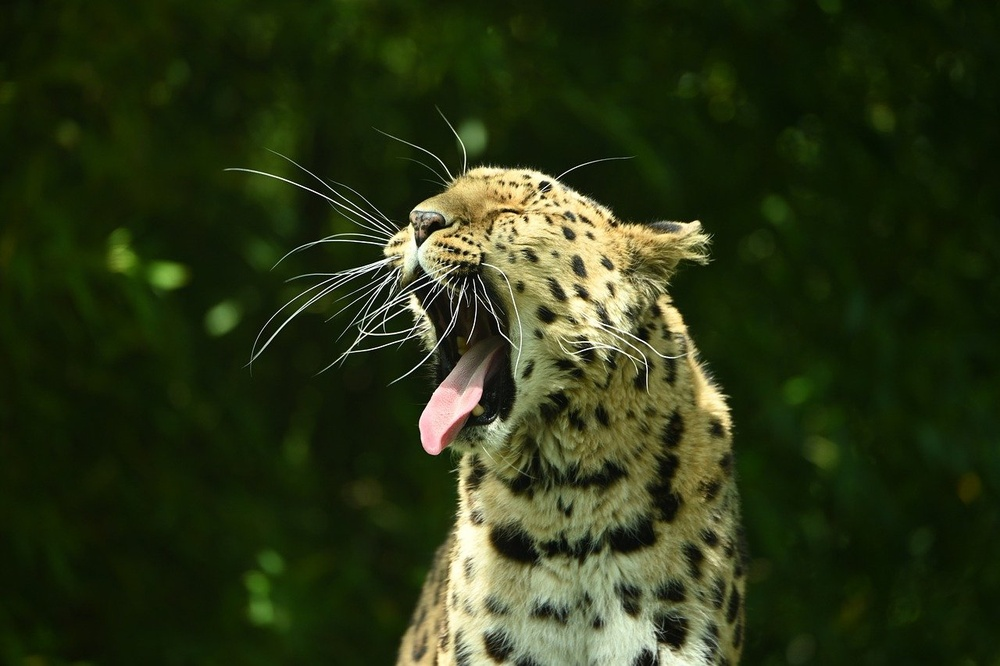
#> input picture api/test-file/amur-leopard-6291995_150.jpg, 1000 x 666 px, shrunk from 1280 x 853 before the run
$ python sift.py ../../api/test-file/amur-leopard-6291995_150.jpg
#> lines starting #> are read from the running program, lines starting #| are printed output that depends on the picture
import numpy as np
import cv2 as cv
import sys
import json
import _pickle as cPickle


img = cv.imread(sys.argv[1])
#> img is the input picture: shape (666, 1000, 3); mean B, G, R 22.2, 52.7, 42.3
gray= cv.cvtColor(img,cv.COLOR_BGR2GRAY)
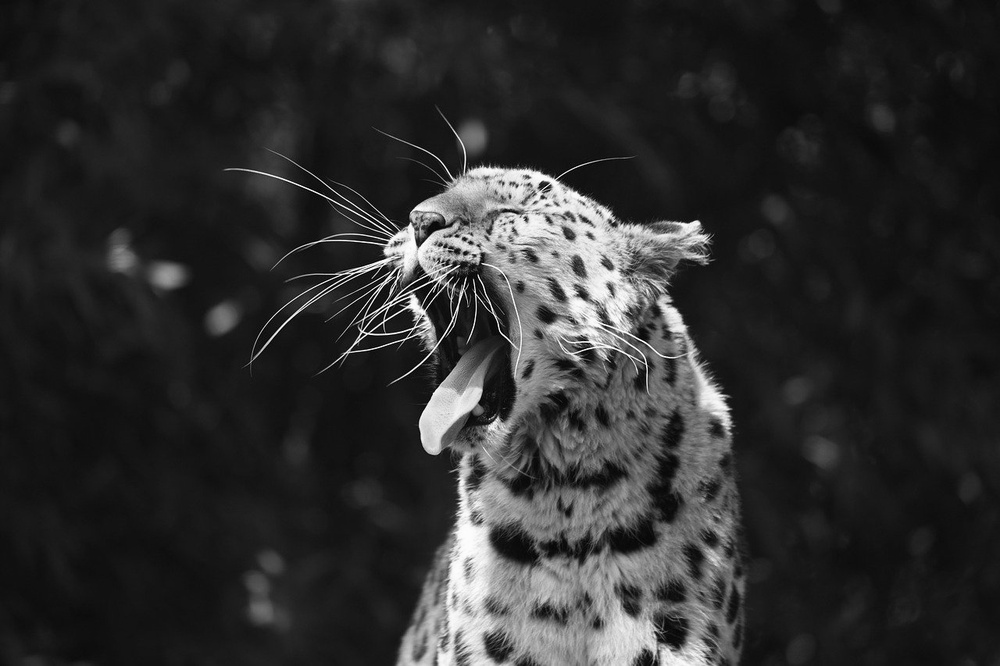
#> gray: shape (666, 1000); min 0, max 255, mean 46.1

sift = cv.SIFT_create()
kp, des = sift.detectAndCompute(gray,None)
#> kp = 1656 keypoints; strongest (x, y, size): (363, 334, 1.9), (464, 239, 3), (542, 197, 2.9), (419, 242, 5.8)


index = []
for point in kp:
    temp = (point.pt, point.size, point.angle, point.response, point.octave,
        point.class_id)
    index.append(temp)
#> this loop made 1656 passes
#> (point, temp) on passes 1 to 3: (keypoint at (67.2, 133.9), size 14.9, ((67.2, 133.9), 14.87, 91.21, 0.0141, 2490626, -1)), (keypoint at (67.2, 133.9), size 14.9, ((67.2, 133.9), 14.87, 126, 0.0141, 2490626, -1)), (keypoint at (121.5, 258.1), size 17.5, ((121.5, 258.1), 17.54, 20.16, 0.046, 14418178, -1))
#> after the loop, index = 1656 items

# Dump the keypoints
f = open("/home/projekt/image-processing/images-keypoints/keypoints.txt", "wb")
f.write(cPickle.dumps(index))
f.close()


print(kp)
#> (printed output is left out)


# pridobimo pot slike kot parameter poti

# preberemo sliko

# izvedemo sift iskanje znacilnic

# naredimo json dump in shranimo v bazo kot json

$ run again, on api/test-file/black-chinned-hummingbird-6242394_150.jpg
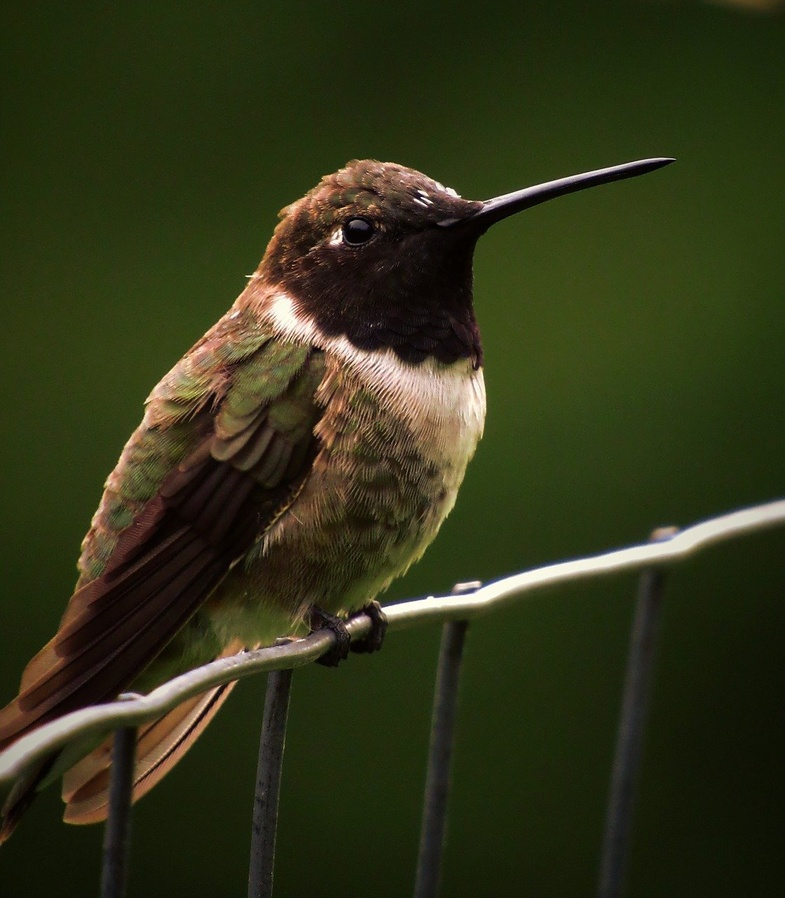
#> input picture api/test-file/black-chinned-hummingbird-6242394_150.jpg, 785 x 898 px, shrunk from 1119 x 1280 before the run
#> img is the input picture: shape (898, 785, 3); mean B, G, R 24.5, 51.8, 48.6
#> `gray= cv.cvtColor(img,cv.COLOR_BGR2GRAY)`:
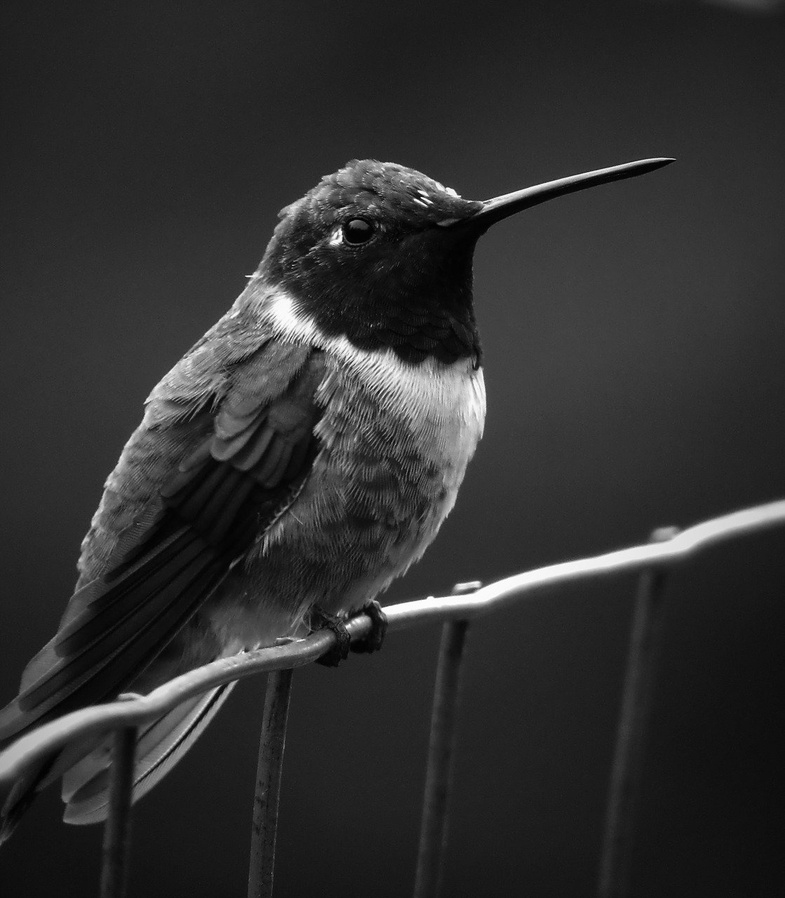
#> gray: shape (898, 785); min 0, max 255, mean 47.7
#> kp = 792 keypoints; strongest (x, y, size): (336, 239, 10.2), (391, 611, 10.9), (415, 200, 2.1), (285, 314, 27.5)
#> the loop `for point in kp:` made 792 passes
#> (point, temp) on passes 1 to 3: (keypoint at (13.9, 712.2), size 12.5, ((13.93, 712.2), 12.45, 62.89, 0.0201, 6357761, -1)), (keypoint at (15.8, 692.9), size 4.1, ((15.77, 692.9), 4.15, 16.34, 0.0138, 10354944, -1)), (keypoint at (33.4, 648.2), size 11.7, ((33.37, 648.2), 11.65, 39.72, 0.0138, 1573633, -1))
#> after the loop `for point in kp:`: index = 792 items
#> (printed output is left out)
